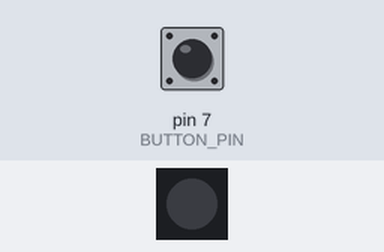
The sketch below on a simulated Arduino Uno, built with avr-gcc and run on an emulated ATmega328P. Parts: 1 RGB LEDs in strip order, left to right. The inputs (shaded band) are chosen by the test bench; at power-on: pin 7 (BUTTON_PIN) LOW. Dim RGB values are drawn brighter than linear; colours are those a GRB WS2812 strip shows for the declared byte order.

Above: at 1.2 s.
1.3 s: pin 7 (BUTTON_PIN) pulled HIGH for 0.15 s
At 2.2 s:
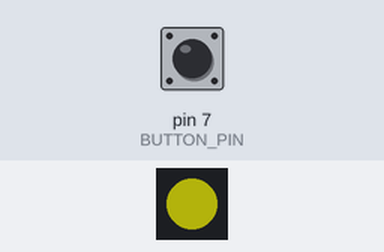
At 3.7 s:
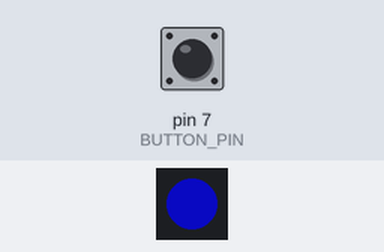
4.3 s: pin 7 (BUTTON_PIN) pulled HIGH for 3.2 s
At 4.7 s:
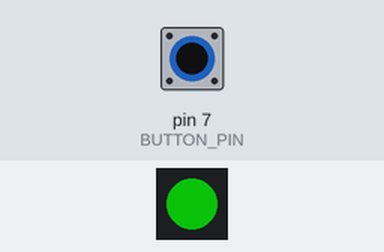
Timing chart, 0 to 9.3 s (numbered marks = the images above; inputs shaded):
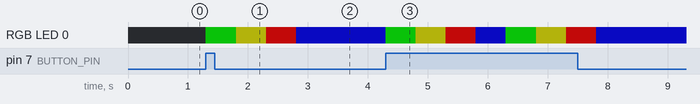

Measured:
- after the input at 1.3 s, RGB LED 0: off → RGB(4, 88, 4) at once, → RGB(60, 60, 4) 0.50 s later, → RGB(88, 4, 4) 0.50 s later, → RGB(4, 4, 88) 0.50 s later
- after the input at 4.3 s, RGB LED 0: RGB(4, 4, 88) → RGB(4, 88, 4) at once, → RGB(60, 60, 4) 0.50 s later, → RGB(88, 4, 4) 0.50 s later, → RGB(4, 4, 88) 0.50 s later, … (8 changes in this stretch)

The sketch:

RGBLED_check.ino
```cpp
#include <FastLED.h>
#define DATA_PIN 2
#define LED_TYPE WS2812
#define NUM_LEDS 1
#define COLOR_ORDER GRB
const unsigned int BUTTON_PIN = 7;
CRGB leds[NUM_LEDS];
void setup() {
  // put your setup code here, to run once:
  FastLED.addLeds<WS2812, DATA_PIN>(leds, NUM_LEDS);
  pinMode(BUTTON_PIN, INPUT);
}

void loop() {
  // put your main code here, to run repeatedly:
  const int BUTTON_STATE = digitalRead(BUTTON_PIN);
  if(BUTTON_STATE == HIGH)
  {
    leds[0]=CHSV(0,197,150);
    FastLED.show();
    delay(500);
    leds[0]=CHSV(64,197,150);
    FastLED.show();
    delay(500);
    leds[0]=CHSV(96,197,150);
    FastLED.show();
    delay(500);
    leds[0]=CHSV(160,197,150);
    FastLED.show();
    delay(500);
  }
}
```
